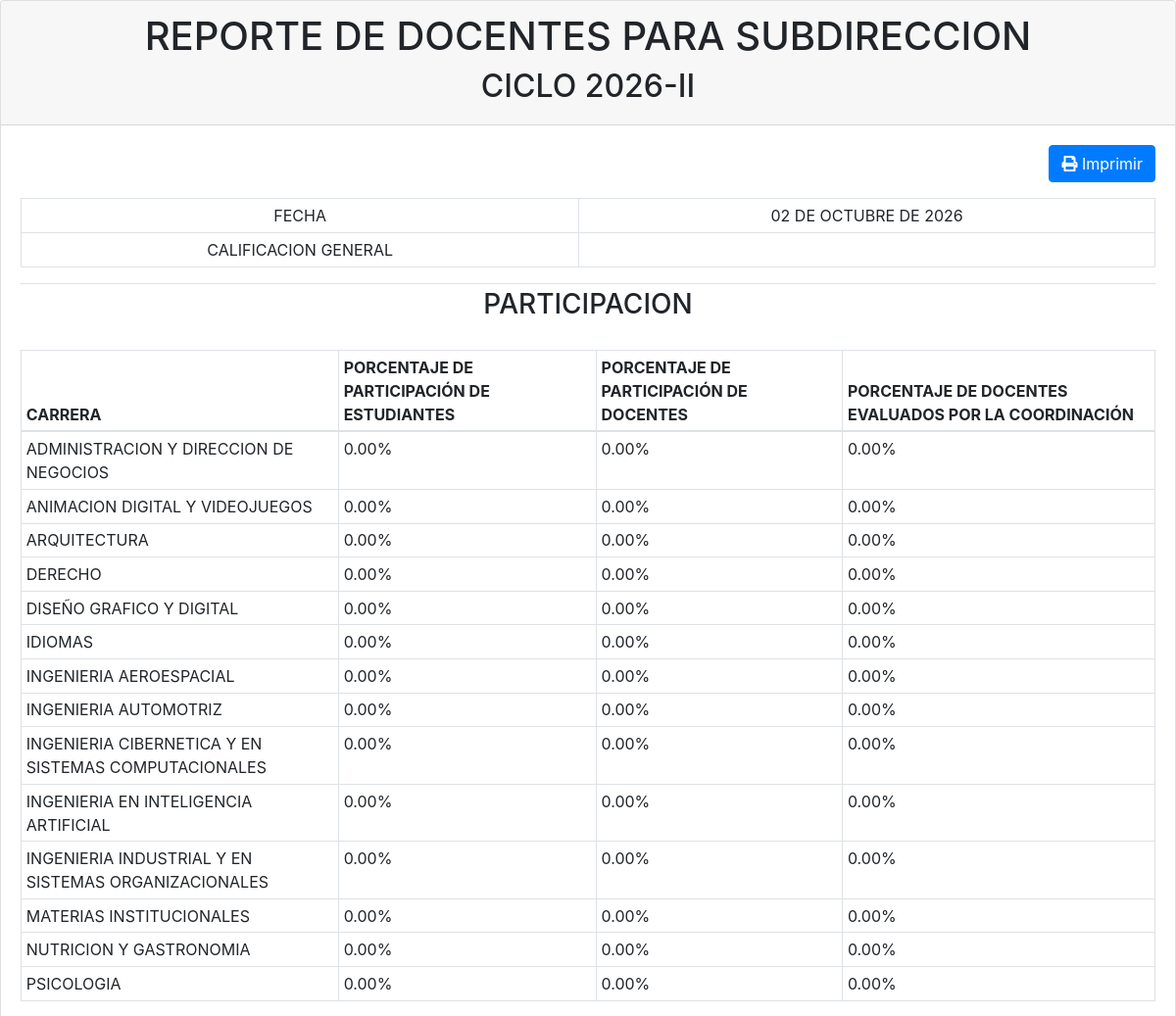
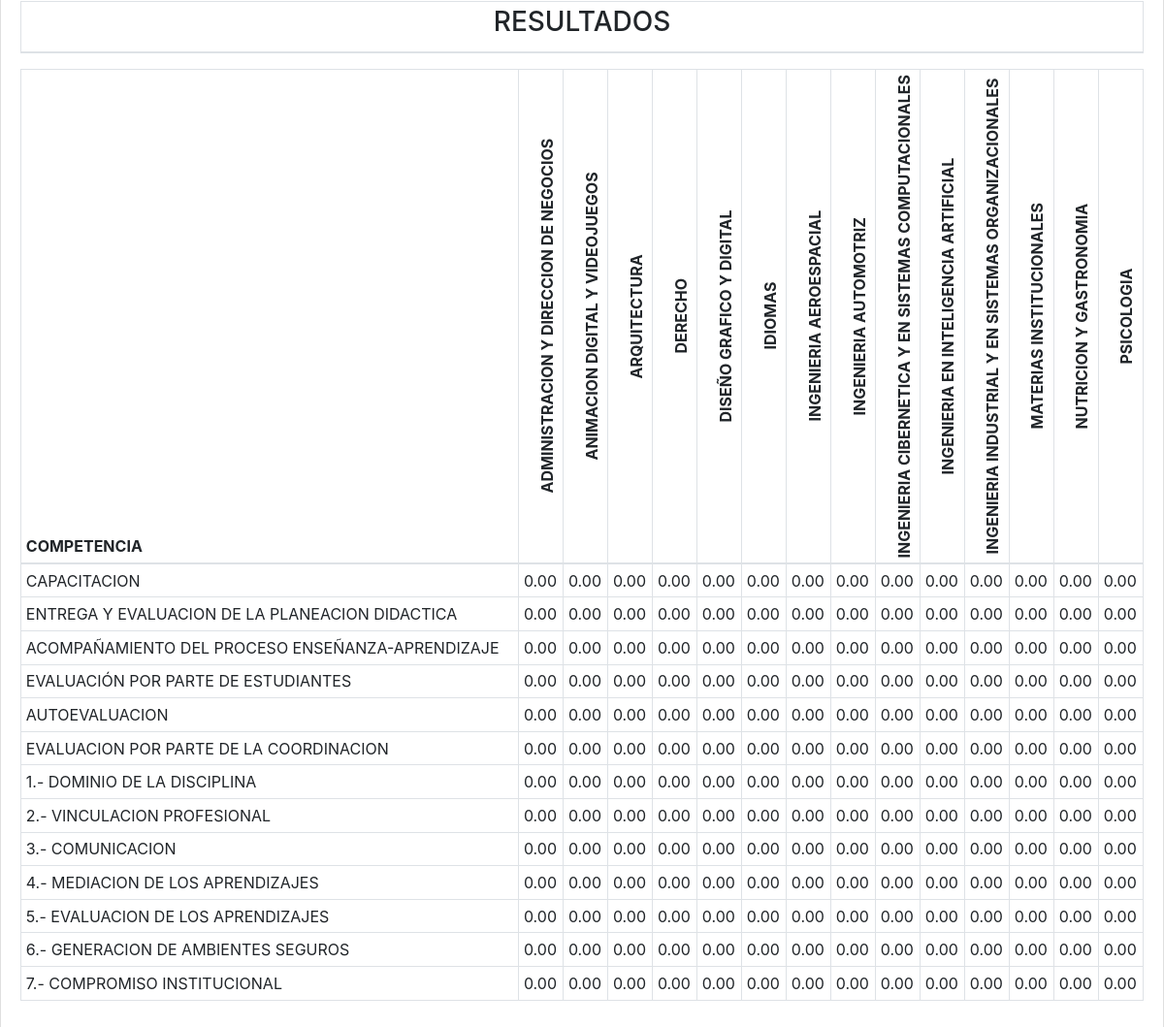
/reportes/reporte_subd.php, run on the app's committed database (2 pictures, top to bottom).
### tables this page shows
CREATE TABLE `carreras` (
  `id` int(10) UNSIGNED NOT NULL,
  `departamento` text NOT NULL,
  `carrera` text NOT NULL,
  `coordinador` text NOT NULL,
  `sexo` text NOT NULL,
  `sello` text NOT NULL DEFAULT '0'
);

### reportes/reporte_subd.php (the view, shortened to what the rows shown need)
<?php
	    include_once "funciones.php";
?>
<!DOCTYPE html>
<html>
<head>
	<link rel="stylesheet" href="https://cdn.jsdelivr.net/npm/bootstrap@4.6.1/dist/css/bootstrap.min.css">
	<link rel="stylesheet" href="https://use.fontawesome.com/releases/v5.7.0/css/all.css" >
</head>
<body>
    <div class="card">
        <div class="card-header text-center">
            <h1 class="text-center">REPORTE DE DOCENTES PARA SUBDIRECCION</h1>
            <h2>CICLO 2026-II</h2>
        </div>
        <div class="card-body">
                <table class="table table-sm">
                    <thead>
                        <tr>
                            <td class="text-center"><h3>PARTICIPACION</h3></td>
                        </tr>
                    </thead>
                </table>
                <table class="table table-bordered table-sm" id="tabla_participacion">
                    <thead>
                        <tr>
                            <th>CARRERA</th>
                            <th>PORCENTAJE DE PARTICIPACIÓN DE ESTUDIANTES</th>
                            <th>PORCENTAJE DE PARTICIPACIÓN DE DOCENTES</th>
                            <th>PORCENTAJE DE DOCENTES EVALUADOS POR LA COORDINACIÓN</th>
                        </tr>
                    </thead>
                    <tbody>
                        <?php
                                $sentencia_carreras="SELECT carrera FROM carreras order by carrera asc;";
                                $resultado_sentencia=retorna_datos($sentencia_carreras);
                                if ($resultado_sentencia['rowCount'] > 0) {
                                        $resultado = $resultado_sentencia['data'];
                                        foreach ($resultado as $tabla) {
                                                $carrera=$tabla['carrera'];
                                                $sentencia_cantidad_alumnos="SELECT COUNT(id) as exist FROM participantes WHERE carrera like '%$carrera%';";
                                                $cantidad_alumnos=busca_existencia($sentencia_cantidad_alumnos);
                                                $sentencia_cantidad_alumnos_participaron="SELECT COUNT(id) as exist FROM participantes WHERE carrera like '%$carrera%' and num_evaluados<>0;";
                                                $cantidad_alumnos_participaron=busca_existencia($sentencia_cantidad_alumnos_participaron);
                                                $sentencia_cantidad_docentes="SELECT DISTINCT COUNT(nombre) as exist FROM profesores WHERE carrera like '%$carrera%';";
                                                $cantidad_docentes=busca_existencia($sentencia_cantidad_docentes);
                                                $sentencia_cantidad_docentes_participaron="SELECT COUNT(id) as exist FROM lic_profesores_por_profesores WHERE carrera like '%$carrera%';";
                                                $cantidad_docentes_participaron=busca_existencia($sentencia_cantidad_docentes_participaron);
                                                $sentencia_cantidad_coordinadores_participaron="SELECT COUNT(id) as exist FROM lic_profesores_por_coordinadores WHERE carrera like '%$carrera%';";
                                                $cantidad_coordinadores_participaron=busca_existencia($sentencia_cantidad_coordinadores_participaron);
                                                if(($cantidad_alumnos_participaron==0)|| ($cantidad_alumnos==0)){
                                                    $participacion_alumnos=0;
                                                }else{
                                                    $participacion_alumnos=($cantidad_alumnos_participaron/$cantidad_alumnos)*100;
                                                }
                                                if(($cantidad_docentes_participaron==0)|| ($cantidad_docentes==0)){
                                                    $participacion_docentes=0;
                                                }else{
                                                    $participacion_docentes=($cantidad_docentes_participaron/$cantidad_docentes)*100;
                                                }
                                                $participacion_coordinadores=($cantidad_coordinadores_participaron/$cantidad_docentes)*100;
                                                echo "<tr>";
                                                    echo "<td>$carrera</td>";
                                                    echo "<td>".number_format($participacion_alumnos,2)."%</td>";
                                                    echo "<td>".number_format($participacion_docentes,2)."%</td>";
                                                    echo "<td>".number_format($participacion_coordinadores,2)."%</td>";
                                                echo "</tr>";
                                        }
                                }
                        ?>
                    </tbody>
                </table>
                <table class="table table-bordered table-sm">
                    <thead>
                        <tr>
                            <td class="text-center"><h3>RESULTADOS</h3></td>
                        </tr>
                    </thead>
                </table>
                <table class="table table-bordered table-sm" id="tabla_resultados">
                    <thead>
                        <tr>
                            <th>COMPETENCIA</th>
                            <?php
                                    $sentencia_carreras="SELECT carrera FROM carreras order by carrera asc;";
                                    $resultado_sentencia=retorna_datos($sentencia_carreras);
                                    if ($resultado_sentencia['rowCount'] > 0) {
                                            $resultado = $resultado_sentencia['data'];
                                            foreach ($resultado as $tabla) {
                                                    $carrera=$tabla['carrera'];
                                                    echo "<th class='vertical-text'>$carrera</th>";
                                                }
                                    }
                            ?>
                        </tr>
                    </thead>
                </table>
        </div>
	</div>
</body>
<link rel="stylesheet" type="text/css" href="https://cdn.datatables.net/v/bs4/jszip-2.5.0/dt-1.12.1/b-2.2.3/b-colvis-2.2.3/b-html5-2.2.3/b-print-2.2.3/cr-1.5.6/date-1.1.2/fc-4.1.0/fh-3.2.4/kt-2.7.0/r-2.3.0/rg-1.2.0/rr-1.2.8/sc-2.0.7/sb-1.3.4/sp-2.0.2/sl-1.4.0/sr-1.1.1/datatables.min.css"/>
</html>

### data on the page
carreras: carrera "ADMINISTRACION Y DIRECCION DE NEGOCIOS", participacion_alumnos "0.00", participacion_docentes "0.00", participacion_coordinadores "0.00"
carreras: carrera "ANIMACION DIGITAL Y VIDEOJUEGOS", participacion_alumnos "0.00", participacion_docentes "0.00", participacion_coordinadores "0.00"
carreras: carrera "ARQUITECTURA", participacion_alumnos "0.00", participacion_docentes "0.00", participacion_coordinadores "0.00"
carreras: carrera "DERECHO", participacion_alumnos "0.00", participacion_docentes "0.00", participacion_coordinadores "0.00"
carreras: carrera "DISEÑO GRAFICO Y DIGITAL", participacion_alumnos "0.00", participacion_docentes "0.00", participacion_coordinadores "0.00"
carreras: carrera "IDIOMAS", participacion_alumnos "0.00", participacion_docentes "0.00", participacion_coordinadores "0.00"
carreras: carrera "INGENIERIA AEROESPACIAL", participacion_alumnos "0.00", participacion_docentes "0.00", participacion_coordinadores "0.00"
carreras: carrera "INGENIERIA AUTOMOTRIZ", participacion_alumnos "0.00", participacion_docentes "0.00", participacion_coordinadores "0.00"
carreras: carrera "INGENIERIA CIBERNETICA Y EN SISTEMAS COMPUTACIONALES", participacion_alumnos "0.00", participacion_docentes "0.00", participacion_coordinadores "0.00"
carreras: carrera "INGENIERIA EN INTELIGENCIA ARTIFICIAL", participacion_alumnos "0.00", participacion_docentes "0.00", participacion_coordinadores "0.00"
carreras: carrera "INGENIERIA INDUSTRIAL Y EN SISTEMAS ORGANIZACIONALES", participacion_alumnos "0.00", participacion_docentes "0.00", participacion_coordinadores "0.00"
carreras: carrera "MATERIAS INSTITUCIONALES", participacion_alumnos "0.00", participacion_docentes "0.00", participacion_coordinadores "0.00"
carreras: carrera "NUTRICION Y GASTRONOMIA", participacion_alumnos "0.00", participacion_docentes "0.00", participacion_coordinadores "0.00"
carreras: carrera "PSICOLOGIA", participacion_alumnos "0.00", participacion_docentes "0.00", participacion_coordinadores "0.00"

### other printed values
mb_strtoupper(transforma_fecha(ahora(1),1," DE ")) "02 DE OCTUBRE DE 2026"
$resultado "0.00"
